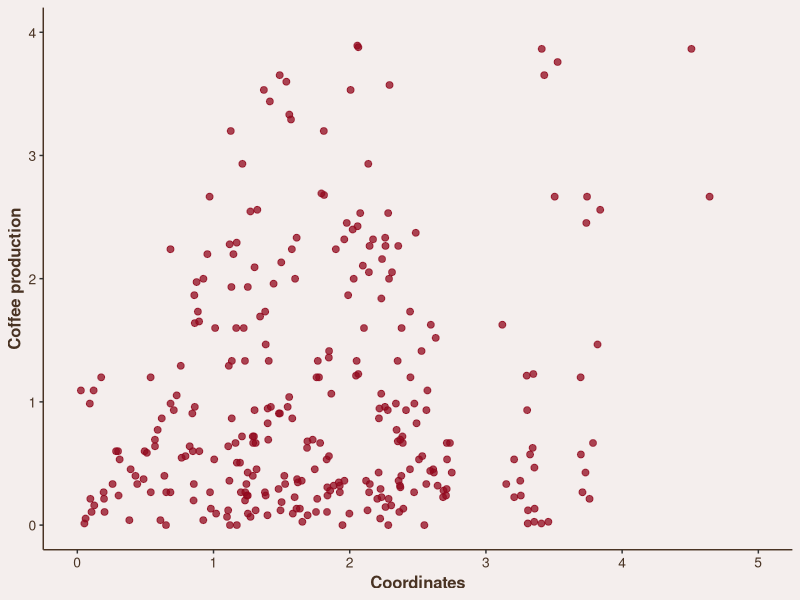
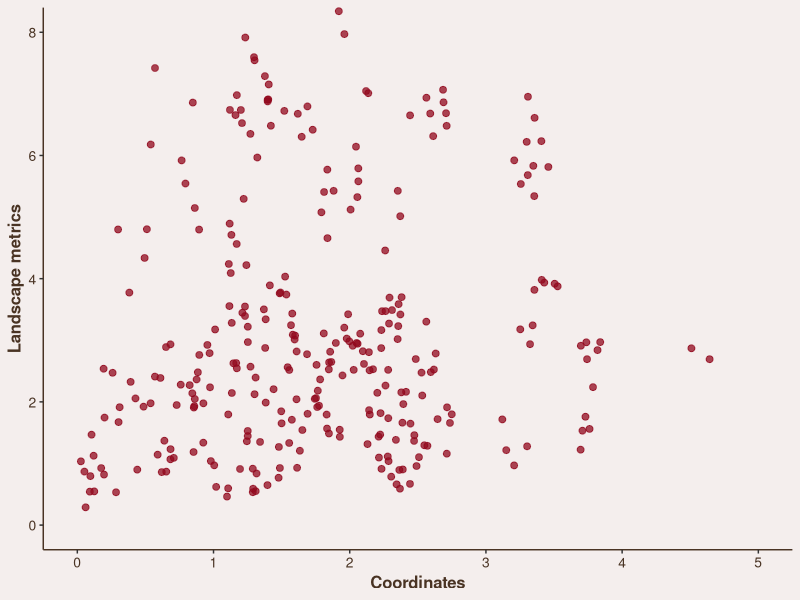
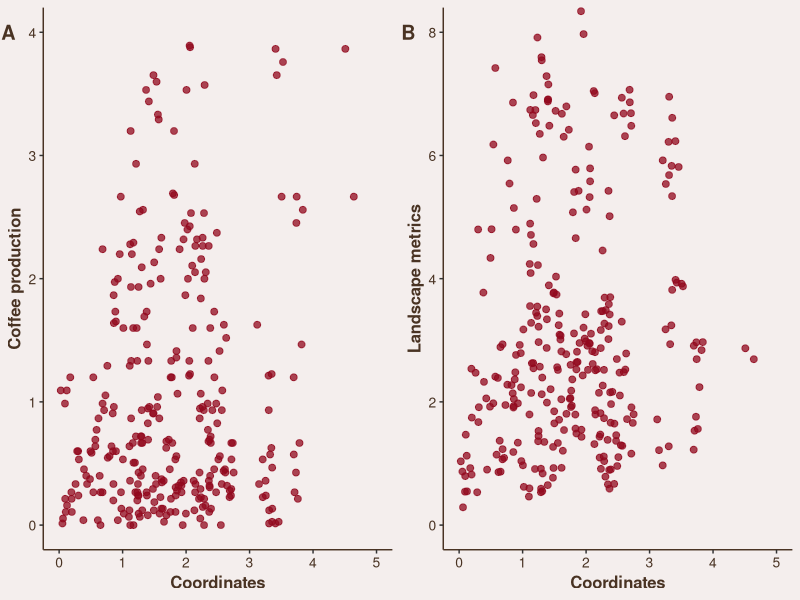
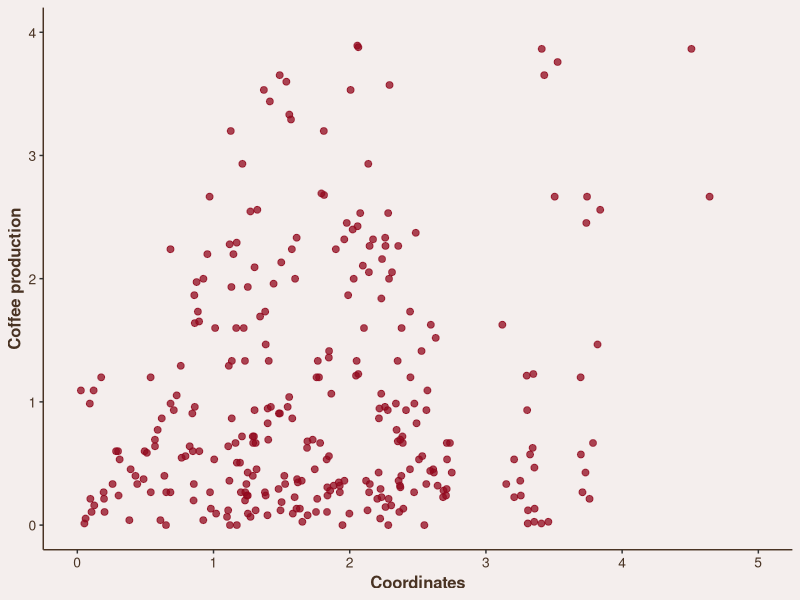
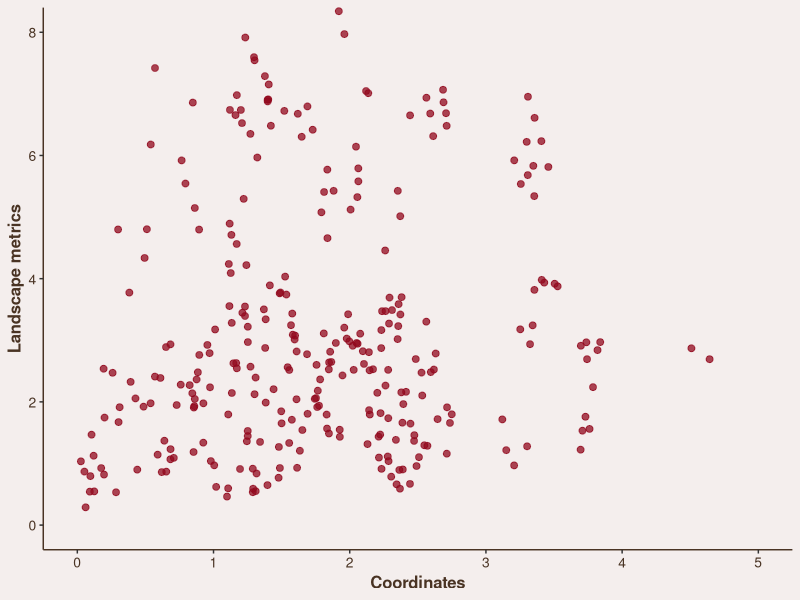
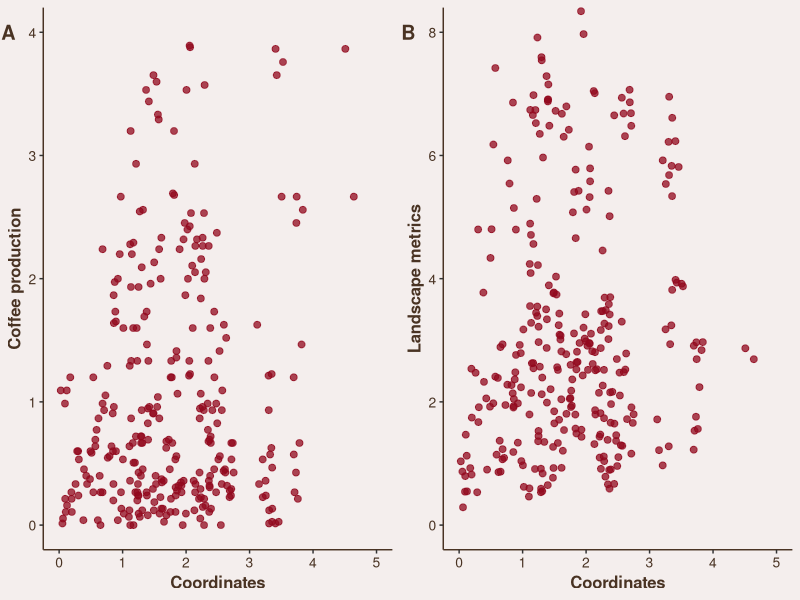

Reproduce these figures in R, in order. (Note: this script raises an error after producing the figures.)
#################################
### JERONIMO & VARASSIN, 2023 ###
#################################
############ FIGURES ############

#### Work directory ####
setwd("X:/RDirectory/Masters")
getwd()



#### Load packages ####
if(!require('gridExtra')) install.packages('gridExtra') # data wrangling
library('gridExtra')

if(!require('tidyverse')) install.packages('tidyverse') # data wrangling
library('tidyverse')



#### MANTEL FARM LEVEL ####

# Mantel plot production data
data.MTL01 <- read.table("Data/data.MTL01.csv")

View(data.MTL01)

# Mantel plot production
FIG.MTL01 <- ggplot(data=data.MTL01, aes(x=pcoo.ecl, y=ppkg.ecl))+
  geom_point(size=2, alpha=0.75, color="#91091E")+
  labs(x="Coordinates", y="Coffee production")+
  theme(axis.title=element_text(size=12, face="bold", color="#493323"),
        axis.text=element_text(size=10, color="#493323"), 
        axis.line=element_line(colour="#493323"),
        plot.background=element_rect(fill="#F4EEED", color="#F4EEED"),
        panel.grid=element_blank(),
        panel.background=element_rect(fill="#F4EEED", color="#F4EEED"))+
  annotate("text", x=-0.80, y=4, label="A", size=5, color="#493323", fontface=2)+
  coord_cartesian(ylim=c(0, 4), xlim=c(0,5), clip="off")

FIG.MTL01

png(filename="Figures/FIG.MTL01.png", width=16, height=9, units="cm", res=600)
plot(FIG.MTL01)
dev.off()

# Mantel plot landscape metrics
data.MTL02 <- read.table("Data/data.MTL02.csv")

FIG.MTL02 <- ggplot(data=data.MTL02, aes(x=pcoo.ecl, y=pmtr.ecl))+
  geom_point(size=2, alpha=0.75, color="#91091E")+
  labs(x="Coordinates", y="Landscape metrics")+
  theme(axis.title=element_text(size=12, face="bold", color="#493323"),
        axis.text=element_text(size=10, color="#493323"), 
        axis.line=element_line(colour="#493323"),
        plot.background=element_rect(fill="#F4EEED", color="#F4EEED"),
        panel.grid=element_blank(),
        panel.background=element_rect(fill="#F4EEED", color="#F4EEED"))+
  annotate("text", x=-0.80, y=8, label="B", size=5, color="#493323", fontface=2)+
  coord_cartesian(ylim=c(0, 8), xlim=c(0,5), clip="off")

FIG.MTL02

png(filename="Figures/FIG.MTL02.png", width=16, height=9, units="cm", res=600)
plot(FIG.MTL02)
dev.off()

FIG.BOARD1 <- grid.arrange(FIG.MTL01, FIG.MTL02, ncol=2, nrow=1, 
                           widths=c(15, 15), 
                           heights=c(7.5))

png(filename="Figures/FIG.BOARD1.png", width=15, height=7.5, units="cm", res=300)
plot(FIG.BOARD1)
dev.off()



#### PEARSON CORRELATION MATRIX - LANDSCAPE METRICS ####

FIG.COR01 <- ggcorrplot(test.COR01, hc.order=T, lab=T, method="square",
                        outline.col="white", type="lower",
                        ggtheme=ggplot2::theme(axis.title=element_text(size=12, 
                                                                       face="bold", 
                                                                       color="#2D2424"),
                                               axis.text=element_text(size=10, 
                                                                      color="#2D2424"), 
                                               axis.line=element_line(colour="#2D2424"),
                                               plot.background=element_rect(fill="#F4EEED", 
                                                                            color="#F4EEED"),
                                               legend.background=element_rect(fill="#F4EEED",
                                                                              size=0.5),
                                               panel.grid=element_blank(),
                                               legend.title=element_blank(),
                                               panel.background=element_rect(fill="#F4EEED", 
                                                                             color="#F4EEED")), 
                        colors=c("#91091E", "white", "#493323"))
FIG.COR01

png(filename = "Figures/FIG.COR01.png", width=32, height=18, units="cm", res=600)
plot(FIG.COR01)
dev.off()

FIG.COR02 <- ggcorrplot(test.COR02, hc.order=T, lab=T, method="square",
                        outline.col="white", type="lower",
                        ggtheme=ggplot2::theme(axis.title=element_text(size=12, 
                                                                       face="bold", 
                                                                       color="#2D2424"),
                                               axis.text=element_text(size=10, 
                                                                      color="#2D2424"), 
                                               axis.line=element_line(colour="#2D2424"),
                                               plot.background=element_rect(fill="#F4EEED", 
                                                                            color="#F4EEED"),
                                               legend.background=element_rect(fill="#F4EEED",
                                                                              size=0.5),
                                               panel.grid=element_blank(),
                                               legend.title=element_blank(),
                                               panel.background=element_rect(fill="#F4EEED", 
                                                                             color="#F4EEED")), 
                        colors=c("#91091E", "white", "#493323"))
FIG.COR02

png(filename="Figures/FIG.COR02.png", width=32, height=18, units="cm", res=600)
plot(FIG.COR02)
dev.off()



#### GLM FIGURES ####
### MODELS PLOTS
# Univariate models

## Remove outliers
data.PLOT1 <- data.GLM01

View(data.PLOT1)

data.PLOT2 <- data.GLM01 %>% 
  slice(-14,-17)

View(data.PLOT2)

write.table(data.PLOT2, "Data/DataPlotGLMFarm.csv")

# M1
summary(M1)
FIG.M1 <- ggplot(data=data.PLOT1, aes(x=CVRG, y=PROD))+
  geom_point(size=3, alpha=0.75, color="#91091E")+
  geom_smooth(method=lm, linetype=2, color="#493323", alpha=0.125,
              fill="#493323")+
  labs(x="Forest cover percentage", y="Coffee production (kg ha^-1)")+
  ylim(0, 3500)+
  theme(axis.title=element_text(size=12, face="bold", color="#493323"),
        axis.text=element_text(size=10, color="#493323"),
        axis.line=element_line(colour="#493323"),
        plot.background=element_rect(fill="#F4EEED", color="#F4EEED"),
        panel.grid=element_blank(),
        panel.background=element_rect(fill="#F4EEED", color="#F4EEED"))+
  annotate(size=2.5, "text", x=24.8415, y=3250, label="Y = 1413.70 + 19.90 * X | t = 1.963, p = 0.062 .",
           color="#493323")
FIG.M1

png(filename="Figures/FIG.M1.png", width=15, height=7.5, units="cm", res=300)
plot(FIG.M1)
dev.off() 

# M2
summary(M2)
FIG.M2 <- ggplot(data=data.PLOT1, aes(x=DNST, y=PROD))+
  geom_point(size=3, alpha=0.75, color="#91091E")+
  geom_smooth(method=lm, linetype=1, color="#493323", alpha=0.125,
              fill="#493323")+
  labs(x="Forest patches density", y="Coffee production (kg ha^-1)")+
  ylim(0, 3500)+
  theme(axis.title=element_text(size=12, face="bold", color="#493323"),
        axis.text=element_text(size=10, color="#493323"),
        axis.line=element_line(colour="#493323"),
        plot.background=element_rect(fill="#F4EEED", color="#F4EEED"),
        panel.grid=element_blank(),
        panel.background=element_rect(fill="#F4EEED", color="#F4EEED"))+
  annotate(size=2.5, "text", x=2.133, y=3250, label="Y = 914.80 + 338.90 * X | t = 2.935, p = 0.007 **",
           color="#493323")

FIG.M2

png(filename="Figures/FIG.M2.png", width=32, height=18, units="cm", res=600)
plot(FIG.M2)
dev.off()

#M3
summary(M3)
FIG.M3 <- ggplot(data=data.PLOT1, aes(x=ISLT, y=PROD))+
  geom_point(size=3, alpha=0.75, color="#91091E")+
  geom_smooth(method=lm, linetype=1, color="#493323", alpha=0.125,
              fill="#493323")+
  labs(x="Forest patches isolation", y="Coffee production (kg ha^-1)")+
  ylim(0, 3500)+
  theme(axis.title=element_text(size=12, face="bold", color="#493323"),
        axis.text=element_text(size=10, color="#493323"),
        axis.line=element_line(colour="#493323"),
        plot.background=element_rect(fill="#F4EEED", color="#F4EEED"),
        panel.grid=element_blank(),
        panel.background=element_rect(fill="#F4EEED", color="#F4EEED"))+
  annotate(size=2.5, "text", x=238.629, y=3250, label="Y = 2575.062 - 5.078 * X | t = -3.886, p < 0.001 ***",
           color="#493323")

FIG.M3

png(filename="Figures/FIG.M3.png", width=32, height=18, units="cm", res=600)
plot(FIG.M3)
dev.off()

#M4
summary(M4)
FIG.M4 <- ggplot(data=data.PLOT1, aes(x=PRXM, y=PROD))+
  geom_point(size=3, alpha=0.75, color="#91091E")+
  labs(x="Forest proximity index", y="Coffee production (kg ha^-1)")+
  ylim(0, 3500)+
  theme(axis.title=element_text(size=12, face="bold", color="#493323"),
        axis.text=element_text(size=10, color="#493323"),
        axis.line=element_line(colour="#493323"),
        plot.background=element_rect(fill="#F4EEED", color="#F4EEED"),
        panel.grid=element_blank(),
        panel.background=element_rect(fill="#F4EEED", color="#F4EEED"))

FIG.M4

png(filename="Figures/FIG.M4.png", width=32, height=18, units="cm", res=600)
plot(FIG.M4)
dev.off()

#M5
summary(M5)
FIG.M5 <- ggplot(data=data.PLOT1, aes(x=CNNC, y=PROD))+
  geom_point(size=3, alpha=0.75, color="#91091E")+
  geom_smooth(method=lm, linetype=2, color="#493323", alpha=0.125,
              fill="#493323")+
  labs(x="Forest patches connectance", y="Coffee production (kg ha^-1)")+
  ylim(0, 3500)+
  theme(axis.title=element_text(size=12, face="bold", color="#493323"),
        axis.text=element_text(size=10, color="#493323"),
        axis.line=element_line(colour="#493323"),
        plot.background=element_rect(fill="#F4EEED", color="#F4EEED"),
        panel.grid=element_blank(),
        panel.background=element_rect(fill="#F4EEED", color="#F4EEED"))+
  annotate(size=2.5, "text", x=25.544, y=3250, label="Y = -424.48 + 88.53 * X | t = 1.956, p = 0.063 .",
           color="#493323")

FIG.M5

png(filename="Figures/FIG.M5.png", width=32, height=18, units="cm", res=600)
plot(FIG.M5)
dev.off()

#M6
summary(M6)
FIG.M6 <- ggplot(data=data.PLOT1, aes(x=SHEI, y=PROD))+
  geom_point(size=3, alpha=0.75, color="#91091E")+
  geom_smooth(method=lm, linetype=1, color="#493323", alpha=0.125,
              fill="#493323")+
  labs(x="Landscape diversity", y="Coffee production (kg ha^-1)")+
  ylim(0, 3500)+
  theme(axis.title=element_text(size=12, face="bold", color="#493323"),
        axis.text=element_text(size=10, color="#493323"),
        axis.line=element_line(colour="#493323"),
        plot.background=element_rect(fill="#F4EEED", color="#F4EEED"),
        panel.grid=element_blank(),
        panel.background=element_rect(fill="#F4EEED", color="#F4EEED"))+
  annotate(size=2.5, "text", x=0.5959, y=3250, label="Y = 642.1 + 1718.3 * X | t = 2.629, p = 0.015 *",
           color="#493323")

FIG.M6

png(filename="Figures/FIG.M6.png", width=32, height=18, units="cm", res=600)
plot(Fig.M6)
dev.off()

#M7
summary(M7)
FIG.M7 <- ggplot(data=data.PLOT2, aes(x=IIND, y=PROD))+
  geom_point(size=3, alpha=0.75, color="#91091E")+
  geom_smooth(method=lm, linetype=1, color="#493323", alpha=0.125,
              fill="#493323")+
  labs(x="Landscape intensity index", y="Coffee production (kg ha^-1)")+
  ylim(0, 3500)+
  theme(axis.title=element_text(size=12, face="bold", color="#493323"),
        axis.text=element_text(size=10, color="#493323"),
        axis.line=element_line(colour="#493323"),
        plot.background=element_rect(fill="#F4EEED", color="#F4EEED"),
        panel.grid=element_blank(),
        panel.background=element_rect(fill="#F4EEED", color="#F4EEED"))+
  annotate(size=2.5, "text", x=7.946, y=3250, label="Y = 1946.904 - 14.876 * X | t = -3.913, p < 0.001 ***",
           color="#493323")

FIG.M7

png(filename="Figures/FIG.M7.png", width=32, height=18, units="cm", res=600)
plot(FIG.M7)
dev.off()

# Delta figure for landscape intensity
data.delta <- data.prop %>%
  mutate(delta=ProdArea_kg-1932) %>%
  mutate(variation=cut(delta, breaks=c(-Inf, 0, Inf), 
                       labels=c("lower","higher"))) %>% 
  slice(-14,-17)

View(data.delta)

FIG.Delta <- ggplot(data=data.delta, aes(x=II_2KM, y=delta, group=variation))+
  geom_point(size=3, alpha=0.75, aes(shape=variation, fill=variation))+
  scale_shape_manual(values=c(25,24))+
  geom_hline(yintercept=417.6798)+
  geom_vline(xintercept=9.783090909)+
  labs(x="Landscape intensity index", y="Coffee production (\u0394)")+
  scale_color_manual(values=c("#91091E", "#493323"))+
  scale_fill_manual(values=c("#91091E", "#493323"))+
  theme(legend.position="none",
        axis.title=element_text(size=12, face="bold", color="#493323"),
        axis.text=element_text(size=10, color="#493323"),
        axis.line=element_line(colour="#493323"),
        plot.background=element_rect(fill="#F4EEED", color="#F4EEED"),
        panel.grid=element_blank(),
        panel.background=element_rect(fill="#F4EEED", color="#F4EEED"))


FIG.Delta

png(filename="FIG.Delta.png", width=16, height=9, units="cm", res=600)
plot(Fig.Delta)
dev.off() 

median(data.delta$II_2KM)

# Board 2
Fig.Board2 <- grid.arrange(FIG.M7, FIG.Delta, FIG.M2, FIG.M6, 
                           ncol=2, nrow=2, widths=c(15, 15), heights=c(7.5, 7.5))

png(filename="Figures/FIG.BOARD2.png", width=15, height=15, units="cm", res=300)
plot(Fig.Board2)
dev.off()

Fig.Board3 <- grid.arrange(FIG.M3, FIG.M1, FIG.M5, FIG.M4,
                           ncol=2, nrow=2, widths=c(15, 15), heights=c(7.5, 7.5))

png(filename="Figures/FIG.BOARD3.png", width=15, height=15, units="cm", res=300)
plot(Fig.Board3)
dev.off()


ttest.data <- read.csv("Data/TtestCP.csv") 

FIG.TTS <- ggplot(ttest.data %>% 
                  mutate(Level = factor(Level)) %>% 
                  mutate(Level = fct_relevel(Level, c("Farms", 
                                                      "Municipalities",
                                                      "Brazil"))) %>%
                  arrange(Level), aes(y=mean, x=Level))+
  geom_errorbar(aes(ymin=mean-sd, ymax=mean+sd), width=0.25, size=1, color="#91091E")+
  geom_point(size=3, color = "#493323")+
  theme(axis.title=element_text(size=12, face="bold", color="#493323"),
        axis.text=element_text(size=10, color="#493323"),
        axis.line=element_line(colour="#493323"),
        plot.background=element_rect(fill="#F4EEED", color="#F4EEED"),
        panel.grid=element_blank(),
        panel.background=element_rect(fill="#F4EEED", color="#F4EEED"))+
  labs(x="Level", y="Coffee production (kg ha^-1)")

FIG.TTS

png(filename="FIG10.png", width=9, height=9, units="cm", res=600)
plot(FIG10)
dev.off()